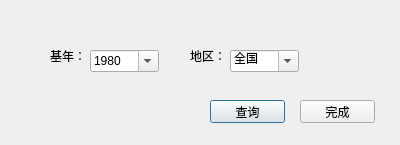
<?xml version="1.0" encoding="UTF-8"?>
<ui version="4.0">
 <class>searchObject</class>
 <widget class="QDialog" name="searchObject">
  <property name="geometry">
   <rect>
    <x>0</x>
    <y>0</y>
    <width>400</width>
    <height>145</height>
   </rect>
  </property>
  <property name="windowTitle">
   <string>查找研究对象</string>
  </property>
  <widget class="QPushButton" name="searchButton">
   <property name="geometry">
    <rect>
     <x>210</x>
     <y>100</y>
     <width>75</width>
     <height>23</height>
    </rect>
   </property>
   <property name="text">
    <string>查询</string>
   </property>
  </widget>
  <widget class="QComboBox" name="comboYear">
   <property name="geometry">
    <rect>
     <x>90</x>
     <y>50</y>
     <width>69</width>
     <height>22</height>
    </rect>
   </property>
   <property name="editable">
    <bool>true</bool>
   </property>
   <item>
    <property name="text">
     <string>1980</string>
    </property>
   </item>
   <item>
    <property name="text">
     <string>1981</string>
    </property>
   </item>
   <item>
    <property name="text">
     <string>1982</string>
    </property>
   </item>
   <item>
    <property name="text">
     <string>1983</string>
    </property>
   </item>
   <item>
    <property name="text">
     <string>1984</string>
    </property>
   </item>
   <item>
    <property name="text">
     <string>1985</string>
    </property>
   </item>
   <item>
    <property name="text">
     <string>1986</string>
    </property>
   </item>
   <item>
    <property name="text">
     <string>1987</string>
    </property>
   </item>
   <item>
    <property name="text">
     <string>1988</string>
    </property>
   </item>
   <item>
    <property name="text">
     <string>1989</string>
    </property>
   </item>
   <item>
    <property name="text">
     <string>1990</string>
    </property>
   </item>
   <item>
    <property name="text">
     <string>1991</string>
    </property>
   </item>
   <item>
    <property name="text">
     <string>1992</string>
    </property>
   </item>
   <item>
    <property name="text">
     <string>1993</string>
    </property>
   </item>
   <item>
    <property name="text">
     <string>1994</string>
    </property>
   </item>
   <item>
    <property name="text">
     <string>1995</string>
    </property>
   </item>
   <item>
    <property name="text">
     <string>1996</string>
    </property>
   </item>
   <item>
    <property name="text">
     <string>1997</string>
    </property>
   </item>
   <item>
    <property name="text">
     <string>1998</string>
    </property>
   </item>
   <item>
    <property name="text">
     <string>1999</string>
    </property>
   </item>
   <item>
    <property name="text">
     <string>2000</string>
    </property>
   </item>
   <item>
    <property name="text">
     <string>2001</string>
    </property>
   </item>
   <item>
    <property name="text">
     <string>2002</string>
    </property>
   </item>
   <item>
    <property name="text">
     <string>2003</string>
    </property>
   </item>
   <item>
    <property name="text">
     <string>2004</string>
    </property>
   </item>
   <item>
    <property name="text">
     <string>2005</string>
    </property>
   </item>
   <item>
    <property name="text">
     <string>2006</string>
    </property>
   </item>
   <item>
    <property name="text">
     <string>2007</string>
    </property>
   </item>
   <item>
    <property name="text">
     <string>2008</string>
    </property>
   </item>
   <item>
    <property name="text">
     <string>2009</string>
    </property>
   </item>
   <item>
    <property name="text">
     <string>2010</string>
    </property>
   </item>
  </widget>
  <widget class="QLabel" name="label_3">
   <property name="geometry">
    <rect>
     <x>190</x>
     <y>50</y>
     <width>54</width>
     <height>12</height>
    </rect>
   </property>
   <property name="text">
    <string>地区：</string>
   </property>
  </widget>
  <widget class="QLabel" name="label_2">
   <property name="geometry">
    <rect>
     <x>50</x>
     <y>50</y>
     <width>54</width>
     <height>12</height>
    </rect>
   </property>
   <property name="text">
    <string>基年：</string>
   </property>
  </widget>
  <widget class="QComboBox" name="comboArea">
   <property name="geometry">
    <rect>
     <x>230</x>
     <y>50</y>
     <width>69</width>
     <height>22</height>
    </rect>
   </property>
   <property name="editable">
    <bool>true</bool>
   </property>
   <item>
    <property name="text">
     <string>全国</string>
    </property>
   </item>
   <item>
    <property name="text">
     <string>北京</string>
    </property>
   </item>
   <item>
    <property name="text">
     <string>天津</string>
    </property>
   </item>
   <item>
    <property name="text">
     <string>河北</string>
    </property>
   </item>
   <item>
    <property name="text">
     <string>山西</string>
    </property>
   </item>
   <item>
    <property name="text">
     <string>内蒙古</string>
    </property>
   </item>
   <item>
    <property name="text">
     <string>辽宁</string>
    </property>
   </item>
   <item>
    <property name="text">
     <string>吉林</string>
    </property>
   </item>
   <item>
    <property name="text">
     <string>黑龙江</string>
    </property>
   </item>
   <item>
    <property name="text">
     <string>上海</string>
    </property>
   </item>
   <item>
    <property name="text">
     <string>江苏</string>
    </property>
   </item>
   <item>
    <property name="text">
     <string>浙江</string>
    </property>
   </item>
   <item>
    <property name="text">
     <string>安徽</string>
    </property>
   </item>
   <item>
    <property name="text">
     <string>福建</string>
    </property>
   </item>
   <item>
    <property name="text">
     <string>江西</string>
    </property>
   </item>
   <item>
    <property name="text">
     <string>山东</string>
    </property>
   </item>
   <item>
    <property name="text">
     <string>河南</string>
    </property>
   </item>
   <item>
    <property name="text">
     <string>湖北</string>
    </property>
   </item>
   <item>
    <property name="text">
     <string>湖南</string>
    </property>
   </item>
   <item>
    <property name="text">
     <string>广东</string>
    </property>
   </item>
   <item>
    <property name="text">
     <string>广西</string>
    </property>
   </item>
   <item>
    <property name="text">
     <string>海南</string>
    </property>
   </item>
   <item>
    <property name="text">
     <string>重庆</string>
    </property>
   </item>
   <item>
    <property name="text">
     <string>四川</string>
    </property>
   </item>
   <item>
    <property name="text">
     <string>贵州</string>
    </property>
   </item>
   <item>
    <property name="text">
     <string>云南</string>
    </property>
   </item>
   <item>
    <property name="text">
     <string>西藏</string>
    </property>
   </item>
   <item>
    <property name="text">
     <string>陕西</string>
    </property>
   </item>
   <item>
    <property name="text">
     <string>甘肃</string>
    </property>
   </item>
   <item>
    <property name="text">
     <string>青海</string>
    </property>
   </item>
   <item>
    <property name="text">
     <string>宁夏</string>
    </property>
   </item>
   <item>
    <property name="text">
     <string>新疆</string>
    </property>
   </item>
  </widget>
  <widget class="QPushButton" name="pushButton">
   <property name="geometry">
    <rect>
     <x>300</x>
     <y>100</y>
     <width>75</width>
     <height>23</height>
    </rect>
   </property>
   <property name="text">
    <string>完成</string>
   </property>
  </widget>
 </widget>
 <resources/>
 <connections/>
</ui>
